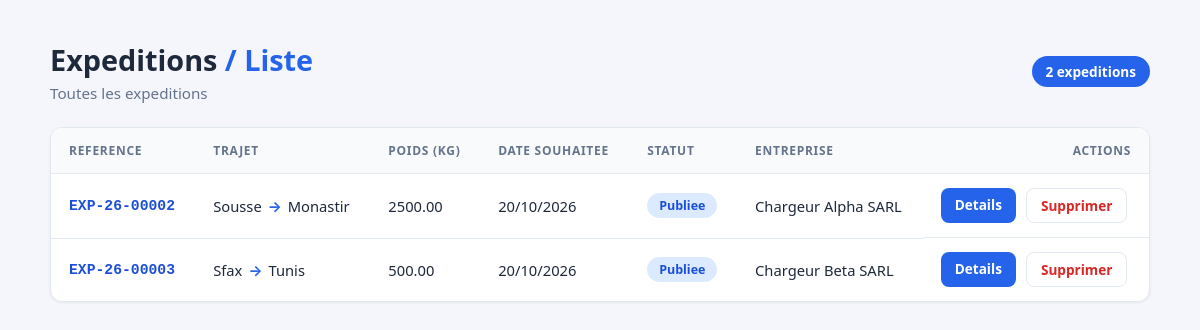
Page /expedition/list/ on the earlier database version.
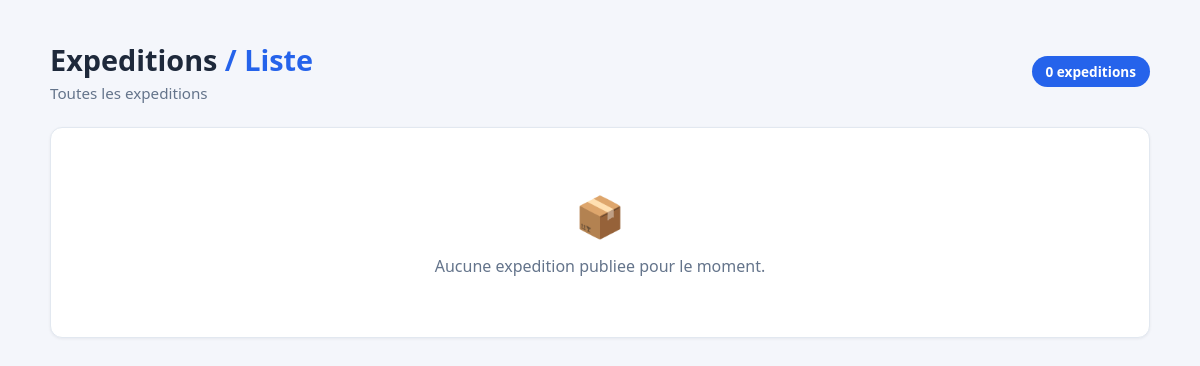
Same page on the later database version.
### ExpeditionApp/models.py (models this page shows, shortened)
class Expedition(models.Model):
    reference = models.CharField(max_length=50, editable=False, unique=True, blank=True)
    ville_depart = models.CharField(max_length=100)
    ville_arrivee = models.CharField(max_length=100)
    poids_kg = models.DecimalField(max_digits=10, decimal_places=2, validators=[MinValueValidator(0.001, message="Le poids doit etre superieur a 0")])
    date_souhaitee = models.DateField()
    description = models.TextField(blank=True, null=True)
    statut = models.CharField(
        max_length=20,
        choices=[
            ('publiee', 'Publiee'),
            ('attribuee', 'Attribuee'),
            ('en_cours', 'En cours'),
            ('livree', 'Livree'),
            ('annulee', 'Annulee'),
        ],
        default='publiee',
        verbose_name="Statut"
    )
    entreprise = models.ForeignKey(
        Entreprise,
        on_delete=models.CASCADE,
        related_name='expeditions',
    )
    created_at = models.DateTimeField(auto_now_add=True)
    updated_at = models.DateTimeField(auto_now=True)

### EntrepriseApp/models.py (models this page shows)
class Entreprise(models.Model):
    raison_sociale = models.CharField(max_length=255, null=False, blank=False)
    matricule_fiscale = models.CharField(max_length=17, unique=True, validators=[matricule_fiscal_validator])
    type_entreprise = models.CharField(max_length=100, choices=[
        ('chargeur', 'Chargeur'),
        ('transporteur', 'Transporteur')
    ], default='chargeur')
    adresse = models.TextField(validators=[
        MinLengthValidator(20, message="L'adresse doit contenir au moins 20 caractères"),
        MaxLengthValidator(300, message="L'adresse ne peut pas dépasser 300 caractères")
    ])
    created_at = models.DateTimeField(auto_now_add=True)
    updated_at = models.DateTimeField(auto_now=True)
    utilisateur = models.OneToOneField(Utilisateur, on_delete=models.CASCADE, related_name='entreprise')
    def __str__(self):
        return self.raison_sociale

### ExpeditionApp/views.py (the view)
# urls.py: path("list/", listExpeditions, name="list"),
def listExpeditions(request):
    expeditions = Expedition.objects.filter(statut="publiee")
    return render(request, "expedition/list.html", {"expeditions": expeditions})

### templates/expedition/list.html (shortened to what this page needs)
<!DOCTYPE html>
<html lang="fr">
<head>
</head>
<body>
    <div class="container">
        <header>
            <div>
                <h1>Expeditions <span>/ Liste</span></h1>
                <p>Toutes les expeditions</p>
            </div>
            <span class="badge-count">{{ expeditions|length }} expedition{{ expeditions|length|pluralize:"s" }}</span>
        </header>
        <div class="card">
            {% if expeditions %}
            <div class="table-scroll">
                <table>
                    <thead>
                        <tr>
                            <th>Reference</th>
                            <th>Trajet</th>
                            <th>Poids (kg)</th>
                            <th>Date souhaitee</th>
                            <th>Statut</th>
                            <th>Entreprise</th>
                            <th>Actions</th>
                        </tr>
                    </thead>
                    <tbody>
                        {% for expedition in expeditions %}
                        <tr>
                            <td class="ref">{{ expedition.reference }}</td>
                            <td>
                                <div class="route">
                                    <span>{{ expedition.ville_depart }}</span>
                                    <span class="arrow">&rarr;</span>
                                    <span>{{ expedition.ville_arrivee }}</span>
                                </div>
                            </td>
                            <td>{{ expedition.poids_kg }}</td>
                            <td>{{ expedition.date_souhaitee|date:"d/m/Y" }}</td>
                            <td>
                                <span class="statut statut-{{ expedition.statut }}">
                                    {{ expedition.get_statut_display }}</span>
                            </td>
                            <td>{{ expedition.entreprise }}</td>
                            <td class="actions">
                                <a class="btn btn-view" href="{% url 'expedition_detail' expedition.pk %}">Details</a>
                                <a class="btn btn-delete"
                                    href="{% url 'expedition_delete' expedition.pk %}">Supprimer</a>
                            </td>
                        </tr>
                        {% endfor %}
                    </tbody>
                </table>
            </div>
            {% else %}
            <div class="empty">
                <span class="icon">&#128230;</span>
                <p>Aucune expedition publiee pour le moment.</p>
            </div>
            {% endif %}
        </div>
    </div>
</body>
</html>

Differences in the rows shown:
removed Expedition: reference "EXP-26-00002", ville_depart "Sousse", ville_arrivee "Monastir", poids_kg "2500.00", date_souhaitee "20/10/2026", statut "Publiee", entreprise "Chargeur Alpha SARL"
removed Expedition: reference "EXP-26-00003", ville_depart "Sfax", ville_arrivee "Tunis", poids_kg "500.00", date_souhaitee "20/10/2026", statut "Publiee", entreprise "Chargeur Beta SARL"
Other differences:
{{ expeditions|length }}: "2" → "0"
text no longer shown: "REFERENCE TRAJET POIDS (KG) DATE SOUHAITEE STATUT ENTREPRISE ACTIONS"
text now shown: "📦 Aucune expedition publiee pour le moment."
